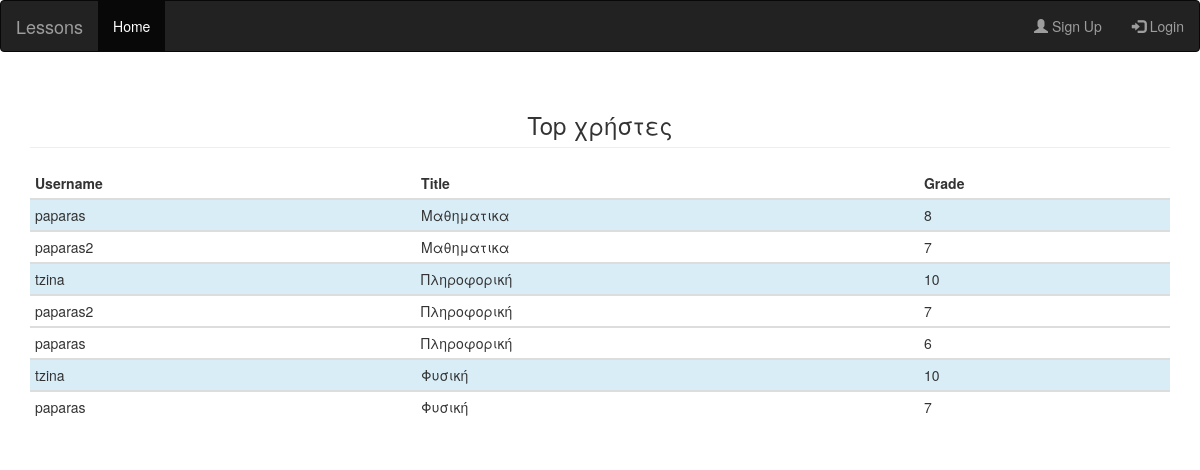
The page /html/home.php on the database its author committed.
### tables this page shows
CREATE TABLE `grades` (
  `id` int(11) NOT NULL,
  `lesson_id` int(11) NOT NULL,
  `user_id` int(11) NOT NULL,
  `grade` int(10) NOT NULL,
  `examined` tinyint(4) UNSIGNED DEFAULT '0'
);

CREATE TABLE `users` (
  `id` int(11) NOT NULL,
  `firstname` varchar(20) NOT NULL,
  `lastname` varchar(20) NOT NULL,
  `email` text NOT NULL,
  `username` varchar(40) NOT NULL,
  `password` varchar(120) NOT NULL,
  `role` text NOT NULL
);

CREATE TABLE `lessons` (
  `id` int(11) NOT NULL,
  `title` text NOT NULL
);

### html/home.php (the view, shortened to what this page needs)
<!DOCTYPE html>
<html lang="en">
<head>
  <link rel="stylesheet" href="https://maxcdn.bootstrapcdn.com/bootstrap/3.3.7/css/bootstrap.min.css">
</head>
<body>
  <?php require "../php/conf.php";
   require './navbar.php'; ?>
  <div class="container">
    <h3 class="page-header text-center">Top χρήστες</h3>
    <?php
    echo '<table class="table table-hover table-condensed">
            <thead>
              <th>Username</th>
              <th>Title</th>
              <th>Grade</th>
            </thead>';
    $con = mysqli_connect($local,$root,$pass,$idm);
    mysqli_set_charset($con, "utf8");
    $g_title = '';
    $sql = "SELECT
	         users.username,lessons.title,grades.grade
           FROM
	          lessons
            INNER JOIN grades
            ON lessons.id=grades.lesson_id INNER JOIN users ON grades.user_id = users.id
	          WHERE  grade >= 6 ORDER BY title ASC , grade DESC";
            $result = mysqli_query($con, $sql);
    if (mysqli_num_rows($result) > 0) {
      while ($row = mysqli_fetch_assoc($result)) {
          $username = $row["username"];
          $title = $row["title"];
          $grade = $row['grade'];
          echo '<tbody>';
          if($g_title == $row['title']){
          }else{
            $g_title = $row['title'];
            echo'<tr class="info ">';
          }
          echo '<td>'.$username.'</td>
                    <td>'.$title.'</td>
                    <td>'.$grade.'</td>
                  </tr>
                </tbody>';
        }
    }
  echo '</table>';
     ?>
  </div>
</body>
</html>

### html/navbar.php (shortened to what this page needs)
<html>
  <head>
	<link rel="stylesheet" href="https://maxcdn.bootstrapcdn.com/bootstrap/3.3.7/css/bootstrap.min.css">
  </head>
  <body>
  	<?php
      if(isset($_SESSION['role'])){
  		    if($_SESSION['role'] == 'admin'){
  	?>
  	<nav class="navbar navbar-inverse">
     <div class="container-fluid">
       <div class="navbar-header">
         <a class="navbar-brand" href="#">Lessons</a>
       </div>
       <ul class="nav navbar-nav">
         <li class="active"><a href="#">Home</a></li>
         <li class="dropdown"><a class="dropdown-toggle" data-toggle="dropdown" href="#">Μαθήματα <span class="caret"></span></a>
           <ul class="dropdown-menu">
             <li><a href="../php/insert_lessons_html.php">Εισαγωγή μαθημάτων</a></li>
             <li><a href="../php/update_lessons_choose_lesson.php">Ενημέρωση μαθημάτων</a></li>
             <li><a href="../php/delete_lessons_choose_lesson.php">Διαγραφή μαθημάτων</a></li>
           </ul>
         </li>
         <li class="dropdown"><a class="dropdown-toggle" data-toggle="dropdown" href="#">Ερωτήσεις Μαθημάτων<span class="caret"></span></a>
           <ul class="dropdown-menu">
             <li><a href="../php/choose_lesson_for_questions.php">Δημιουργία ερωτήσεων</a></li>
             <li><a href="../php/update_questions_choose_question.php">Ενημέρωση ερωτήσεων</a></li>
             <li><a href="../php/delete_questions_choose_question.php">Διαγραφή ερωτήσεων</a></li>
           </ul>
         </li>
         <li class="dropdown"><a class="dropdown-toggle" data-toggle="dropdown" href="#">Χρήστες<span class="caret"></span></a>
           <ul class="dropdown-menu">
             <li><a href="../php/insert_user_admin_php.php">Δημιουργία χρηστών</a></li>
             <li><a href="../php/update_user_choose_user_html.php">Ενημέρωση χρηστών</a></li>
             <li><a href="../php/delete_user_choose_user.php">Διαγραφή χρηστών</a></li>
           </ul>
         </li>
       </ul>
       <ul class="nav navbar-nav navbar-right">
         <li><a href="../php/logout.php"><span class="glyphicon glyphicon-log-out"></span>Log_out</a></li>
        </ul>
     </div>
   </nav>
  	<?php
    }else{
    ?>
  	<nav class="navbar navbar-inverse">
	    <div class="container-fluid">
	      <div class="navbar-header">
	        <a class="navbar-brand" href="#">Lessons</a>
	      </div>
	      <ul class="nav navbar-nav">
	        <li class="active"><a href="../html/user.php">Home</a></li>
	        <li class="dropdown"><a class="dropdown-toggle" data-toggle="dropdown" href="#">Μαθήματα <span class="caret"></span></a>
	          <ul class="dropdown-menu">
	            <li><a href="../php/egrafh_user_se_mathima.php">Εγγραφή σε μαθήματα</a></li>
	            <li><a href="../php/diagrafh_apo_mathimata_user.php">Διαγραφή από μαθήματα </a></li>
	            <li><a href="../php/my_lessons.php">Τα μαθήματά μου</a></li>
	          </ul>
	        </li>
          <li class="dropdown"><a class="dropdown-toggle" data-toggle="dropdown" href="#">Ερωτήσεις μαθημάτων <span class="caret"></span></a>
	          <ul class="dropdown-menu">
	            <li><a href="../php/epilogh_mathimatos_gia_erwthseis.php">Ερωτήσεις μαθημάτων</a></li>
	            <li><a href="#">kkkkk </a></li>
	            <li><a href="#">iiiiii</a></li>
	          </ul>
	        </li>
	        <li class="dropdown"><a class="dropdown-toggle" data-toggle="dropdown" href="#">Χρήστες<span class="caret"></span></a>
	          <ul class="dropdown-menu">
	            <li><a href="#">Ενημέρωση χρηστών</a></li>
	          </ul>
	        </li>
	        </ul>
	      <ul class="nav navbar-nav navbar-right">
	        <li><a href="../php/logout.php"><span class="glyphicon glyphicon-log-out"></span>Log_out</a></li>
	      </ul>
	    </div>
	</nav>
  <?php }
    }else{
   ?>
   <nav class="navbar navbar-inverse">
      <div class="container-fluid">
        <div class="navbar-header">
          <a class="navbar-brand" href="#">Lessons</a>
        </div>
        <ul class="nav navbar-nav">
          <li class="active"><a href="./home.php">Home</a></li>
        </ul>
        <ul class="nav navbar-nav navbar-right">
          <li><a href="./register.php"><span class="glyphicon glyphicon-user"></span> Sign Up</a></li>
          <li><a href="./login.php"><span class="glyphicon glyphicon-log-in"></span> Login</a></li>
        </ul>
      </div>
    </nav>
  <?php }  ?>
  </body>
</html>

### rows shown on the page
grades: user.username "paparas", lesson.title "Μαθηματικα", grade "8"
grades: user.username "paparas2", lesson.title "Μαθηματικα", grade "7"
grades: user.username "tzina", lesson.title "Πληροφορική", grade "10"
grades: user.username "paparas2", lesson.title "Πληροφορική", grade "7"
grades: user.username "paparas", lesson.title "Πληροφορική", grade "6"
grades: user.username "tzina", lesson.title "Φυσική", grade "10"
grades: user.username "paparas", lesson.title "Φυσική", grade "7"
